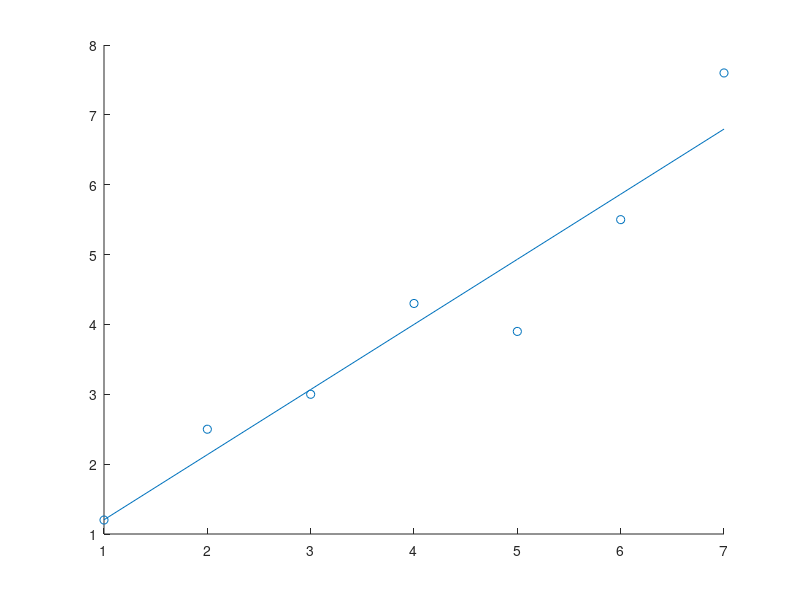

This figure's MATLAB source: (Note: this script raises an error after producing the figure.)
clc; clear; close all;

x = [1 2 3 4 5 6 7];
y = [1.2 2.5 3 4.3 3.9 5.5 7.6];
N = 1;

[P,S] = polyfit(x,y,N);

y_pol = 0;
for i = 0 : length(P)-1
    y_pol = y_pol + P(length(P) - i) .* x.^i;
end

figure
scatter(x, y)
hold on
plot(x, y_pol)

%% Data analysis
thrust = out.Thrust.Data; 
positions = out.Positions.Data;
z_data = positions(:,3);

% data cleansing
I = find(z_data > 0.01);
thrust = thrust(I(1):I(end));
positions = positions(I(1):I(end),:);
Time = positions(:,4);

% save data
data = [thrust, positions];
csvwrite('data.csv',data)

% read data
data = csvread('data.csv');
Time = data(:,5);
thrust = data(:,1);
z_data = data(:,4);

% polynomial function 
figure
plot(Time, z_data)
figure
plot(Time, thrust)
figure
plot(z_data, thrust)



